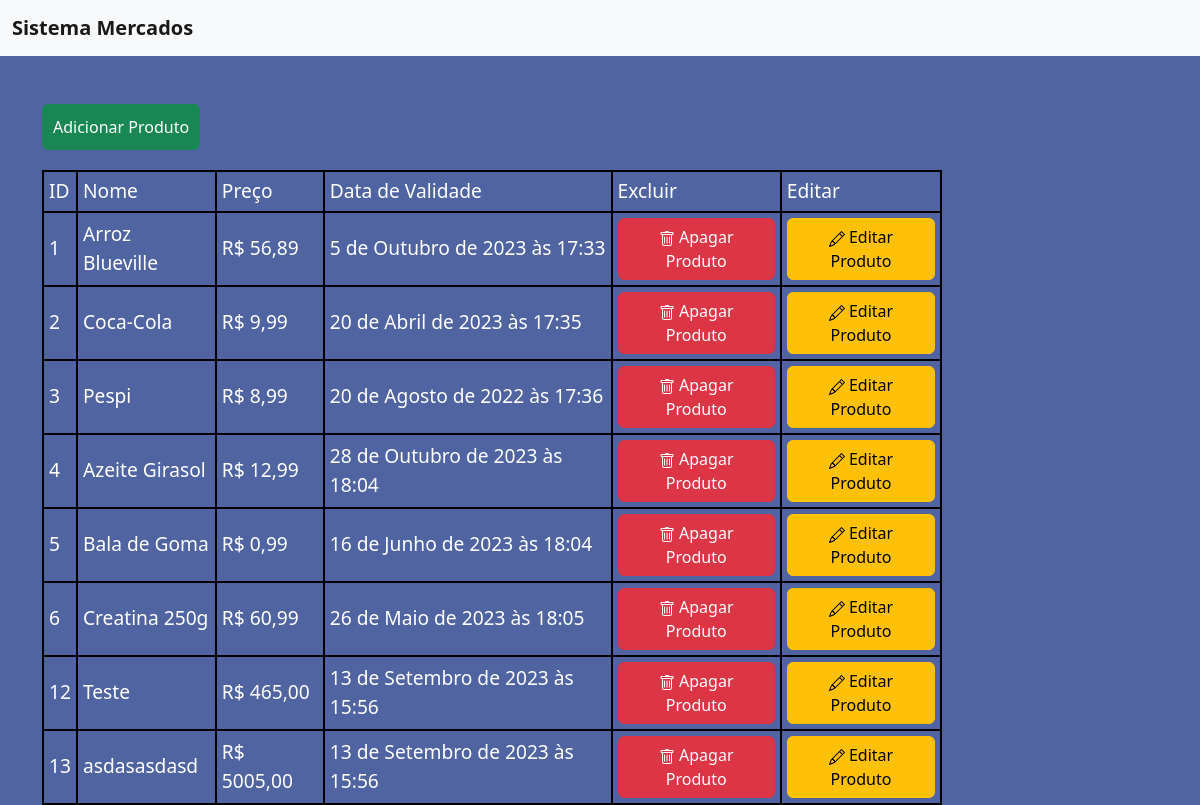
/actions_basic/, run on the app's committed database.
### actions_basic/models.py (models this page shows, shortened)
class Produto(models.Model):
    nome = models.CharField(max_length=50)
    preco = models.DecimalField(max_digits=6, decimal_places=2)
    descricao = models.TextField()
    data_validade = models.DateTimeField()

### actions_basic/views.py (the view)
# urls.py: path('', views.home, name='home'),
def home(request):
    if request.method == 'GET':
        produtos = Produto.objects.all()
        return render(request, 'home.html', {'produtos':produtos})
    else:
        return HttpResponse('Erro na pagina')

### actions_basic/templates/home.html (shortened to what this page needs)
{% extends 'base.html' %}
{% load static %}
{% block addcss %}
    <link rel="stylesheet" href="{% static 'actions_basic/css/actions_basic.css' %}">
{% endblock %}
{% block content %}
    <div class="container">
        <br>
        <br>
        <a href="adicionar_produto/"><button type="submit" class="btn btn-success" id="botao_produto">Adicionar Produto</button></a>
        <div class="produto_list">
            <table class="table_produto">
                <tr>
                    <td>ID</td>
                    <td>Nome</td>
                    <td>Preço</td>
                    <td>Data de Validade</td>
                    <td>Excluir</td>
                    <td>Editar</td>
                </tr>
                {% for produto in produtos %}
                    <tr>
                        <td>{{produto.id}}</td>
                        <td>{{produto.nome}}</td>
                        <td>R$ {{produto.preco}}</td>
                        <td>{{produto.data_validade}}</td>
                        <td><a href="excluir_produto/{{produto.id}}"><button type="submit" class="btn btn-danger" id="apagar_produto">
                          Apagar Produto
                        </button></a></td>
                        <td><a href="editar_produto/{{produto.id}}"><button type="submit" class="btn btn-warning" id="editar_produto">
                          Editar Produto
                        </button></a></td>
                    </tr>
                {% endfor %}
            </table>
        </div>
    </div>
{% endblock %}

### templates/base.html (shortened to what this page needs)
{% load static %}
<!DOCTYPE html>
<html lang="pt-br">
<head>
    <link href="https://cdn.jsdelivr.net/npm/bootstrap@5.2.2/dist/css/bootstrap.min.css" rel="stylesheet">
    <link rel="stylesheet" href="{% static 'base/css/base.css' %}">
    {% block addcss %}
    {% endblock %}
</head>
<body>
    <nav class="navbar navbar-expand-lg bg-light">
        <div class="container-fluid">
            <a class="navbar-brand" href="{% url 'home' %}" id="navbar-title">Sistema Mercados</a>
        </div>
     </nav>
    {% block content %}
    {% endblock %}
</body>
</html>

### templates/static/base/css/base.css (style rules this page uses)
body { background-color: rgb(79, 100, 161); }
#navbar-title { font-weight: bold; }

### templates/static/actions_basic/css/actions_basic.css (style rules this page uses)
body { color: white; }
.produto_list { font-size: larger; }
table { border-collapse: collapse; width: 900px; }
td { border: 2px solid black; padding: 5px; }
#botao_produto { padding: 10px; margin-bottom: 20px; }

### data on the page
Produto: id "1", nome "Arroz Blueville", preco "56,89", data_validade "5 de Outubro de 2023 às 17:33"
Produto: id "2", nome "Coca-Cola", preco "9,99", data_validade "20 de Abril de 2023 às 17:35"
Produto: id "3", nome "Pespi", preco "8,99", data_validade "20 de Agosto de 2022 às 17:36"
Produto: id "4", nome "Azeite Girasol", preco "12,99", data_validade "28 de Outubro de 2023 às 18:04"
Produto: id "5", nome "Bala de Goma", preco "0,99", data_validade "16 de Junho de 2023 às 18:04"
Produto: id "6", nome "Creatina 250g", preco "60,99", data_validade "26 de Maio de 2023 às 18:05"
Produto: id "12", nome "Teste", preco "465,00", data_validade "13 de Setembro de 2023 às 15:56"
Produto: id "13", nome "asdasasdasd", preco "5005,00", data_validade "13 de Setembro de 2023 às 15:56"
